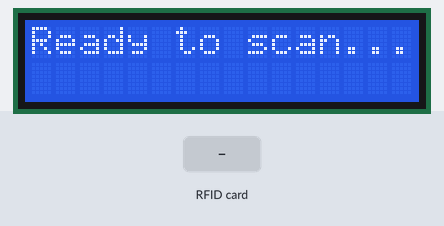
This sketch was run on a simulated Arduino Uno, built with avr-gcc and run on an emulated ATmega328P. On the bench: 16×2 character LCD. Inputs (shaded band) come from the test bench. What the sketch prints to the serial monitor is not drawn.

Above: at 1.3 s.
1.4 s: RFID card B3 9E 74 03 held to the reader
At 2.1 s:
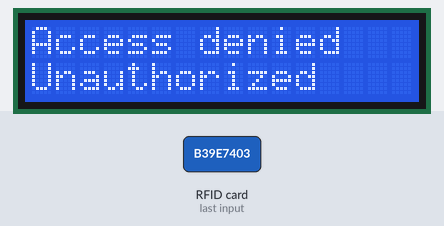
2.9 s: RFID card AA D4 80 82 held to the reader
At 4.9 s:
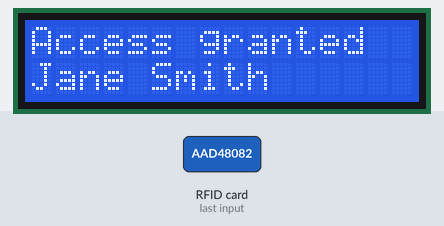
5.9 s: RFID card 5E 7A 19 C4 held to the reader
At 8.9 s:
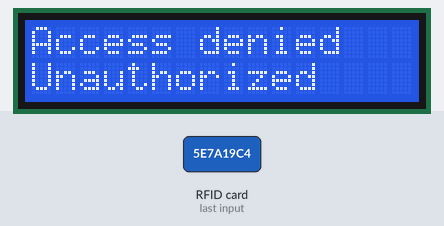
Timing chart, 0 to 10.4 s (numbered marks = the images above; inputs shaded):
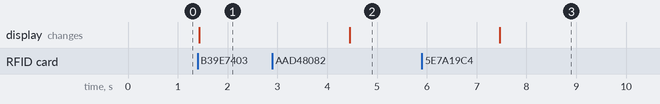

The sketch:

RFID_LCD.ino
```cpp
#include <SPI.h>
#include <MFRC522.h>
#include <LiquidCrystal.h>

#define SS_PIN 10
#define RST_PIN 9

MFRC522 mfrc522(SS_PIN, RST_PIN);  // Create MFRC522 instance for RFID reader
LiquidCrystal lcd(7, 6, 5, 4, 3, 2);  // LCD interface pins (connect LCD to these pins)

// List of authorized UIDs and corresponding messages (You can add more UIDs and names here)
const char* authorizedUIDs[] = {
  "B39E7403", // Replace this with your first card's UID
  "AAD48082"  // Replace this with your second card's UID
};

// Corresponding names or messages for each UID (Make sure these correspond to the UIDs above)
const char* authorizedNames[] = {
  "John Doe",    // Name for the first UID
  "Jane Smith"   // Name for the second UID
};

// Function declarations
String getCardUID();
bool isAuthorizedUID(String uid);
void displayMessage(String line1, String line2);

void setup() {
  Serial.begin(9600);
  SPI.begin();
  mfrc522.PCD_Init();

  Serial.println("Approximate your card to the reader...");

  lcd.begin(16, 2);
  lcd.clear();
  lcd.print("Ready to scan...");
}

void loop() {
  // Look for new cards
  if (!mfrc522.PICC_IsNewCardPresent() || !mfrc522.PICC_ReadCardSerial()) {
    return;
  }

  // Read UID
  String cardUID = getCardUID();

  lcd.clear();
  lcd.setCursor(0, 0);
  lcd.print("UID: ");
  lcd.print(cardUID);

  Serial.print("UID Number: ");
  Serial.println(cardUID);

  // Check if UID is authorized
  int index = getAuthorizedIndex(cardUID);
  if (index != -1) {
    displayMessage("Access granted", authorizedNames[index]);  // Show the corresponding name
  } else {
    displayMessage("Access denied", "Unauthorized");  // Show this message if UID is not authorized
  }

  delay(3000);  // Pause to allow the message to be displayed
}

// Get card UID as a string (without spaces)
String getCardUID() {
  String uid = "";
  for (byte i = 0; i < mfrc522.uid.size; i++) {
    uid += String(mfrc522.uid.uidByte[i], HEX);  // Convert each byte to a hex string
  }
  uid.toUpperCase();  // Make sure the UID is in uppercase
  return uid;
}

// Check if UID is in the authorized list and return its index, or return -1 if not found
int getAuthorizedIndex(String uid) {
  for (int i = 0; i < sizeof(authorizedUIDs) / sizeof(authorizedUIDs[0]); i++) {
    if (uid == authorizedUIDs[i]) {
      return i;  // Return the index if UID matches
    }
  }
  return -1;  // Return -1 if UID is not found
}

// Display message on LCD
void displayMessage(String line1, String line2) {
  lcd.clear();
  lcd.setCursor(0, 0);
  lcd.print(line1);  // Display message on the first line
  lcd.setCursor(0, 1);
  lcd.print(line2);  // Display the name or status on the second line
}
```

Measured:
- after the input at 1.4 s, the display: changes at once (image 1)
- after the input at 2.9 s, the display: changes after 1.5 s (image 2)
- after the input at 5.9 s, the display: changes after 1.6 s (image 3)
